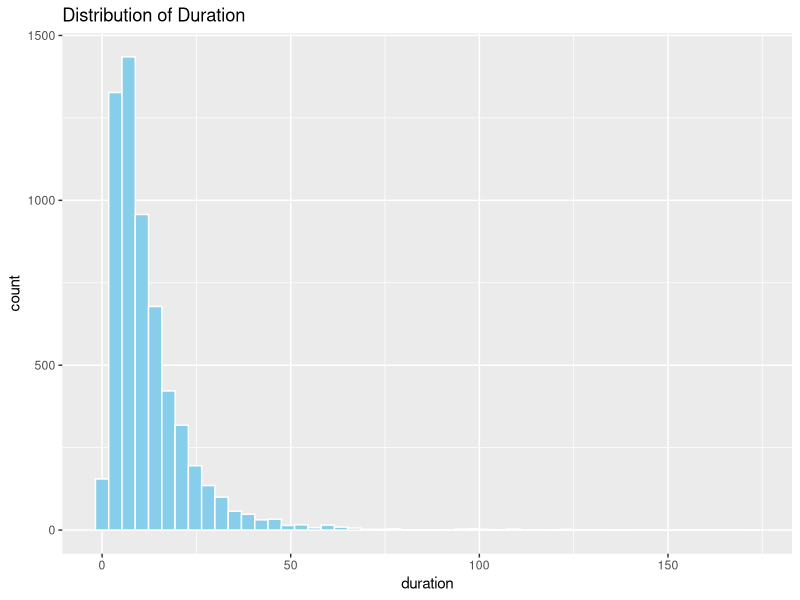
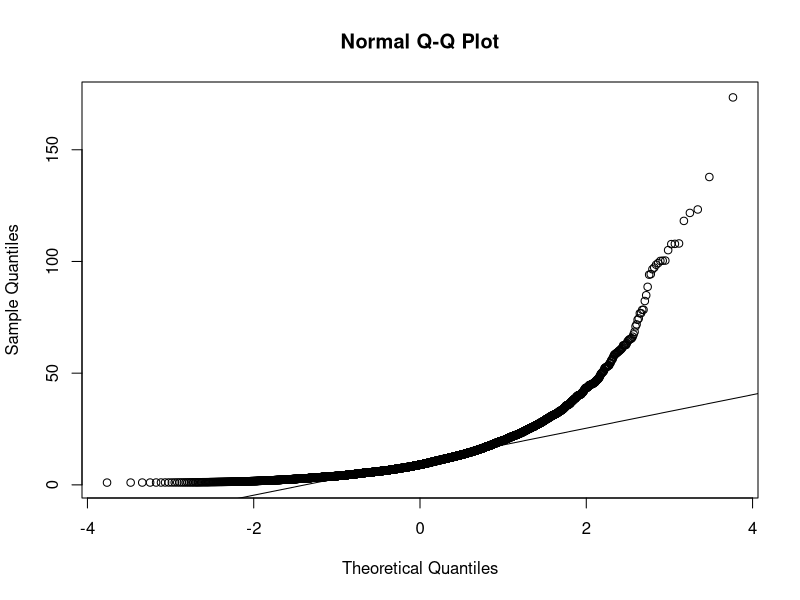
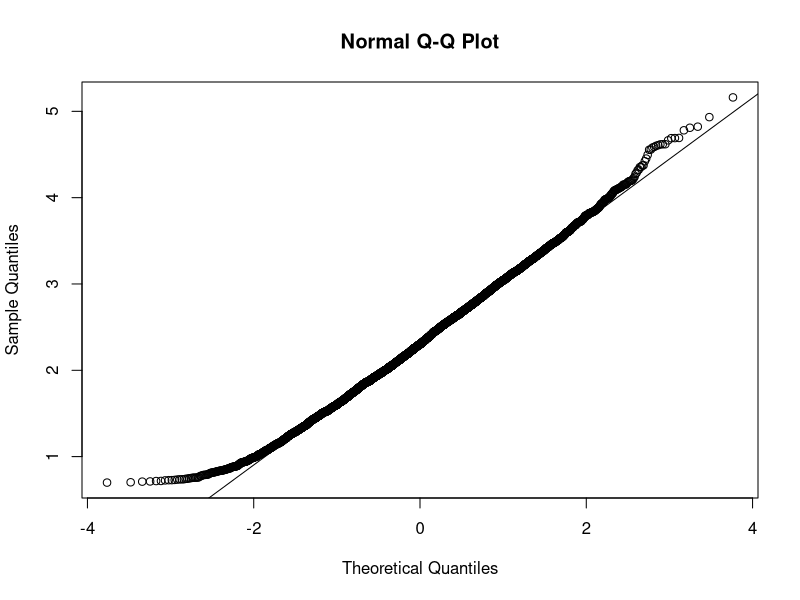

Reproduce these figures in R, in order.
## ---- chunk 1
knitr::opts_chunk$set(echo = TRUE)
## ---- chunk 2
library(tidyverse)
library(lubridate)
## ---- chunk 3
data_2410 <- read_csv("data/october_2024_sample6k_clean.csv")
## ---- chunk 4
mean(data_2410$duration, na.rm = TRUE)
median(data_2410$duration, na.rm = TRUE)
## ---- chunk 5
ggplot(data_2410, aes(x = duration)) +
  geom_histogram(bins = 50, fill = "skyblue", color = "white") +
  labs(title = "Distribution of Duration")

## ---- chunk 6
qqnorm(data_2410$duration)
qqline(data_2410$duration)
## ---- chunk 7
data_2410_log <- data_2410 %>%
  mutate(log_duration = log(duration + 1))
## ---- chunk 8
mean(log(data_2410$duration + 1), na.rm = TRUE)
median(log(data_2410$duration + 1), na.rm = TRUE)
## ---- chunk 9
qqnorm(log(data_2410_log$duration+1)); qqline(log(data_2410_log$duration+1))
